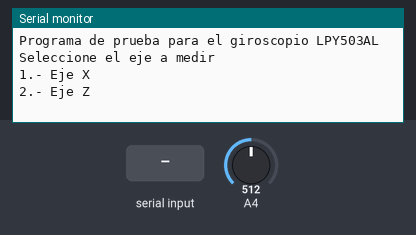
The sketch below on a simulated Arduino Uno, built with avr-gcc and run on an emulated ATmega328P. Parts: the last lines printed to the serial monitor. Inputs (shaded band) come from the test bench; at power-on: A4 = 512.

Above: at 1.2 s.
1.3 s: "1" received over Serial
At 1.51 s:
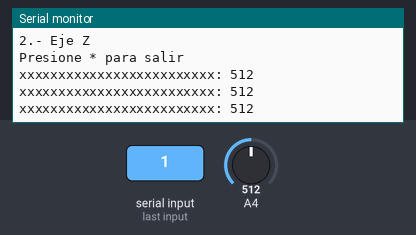
2.8 s: A4 set to 716
At 2.81 s:
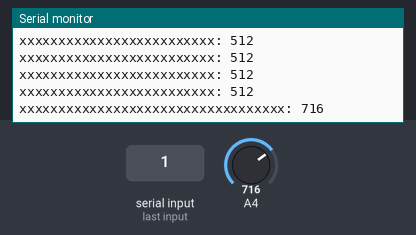
4.7 s: A4 set to 900
At 4.73 s:
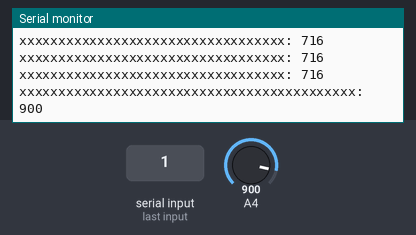
6.6 s: A4 set to 1023
At 6.64 s:
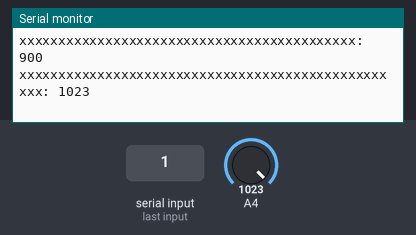
8.5 s: A4 set to 511
At 8.55 s:
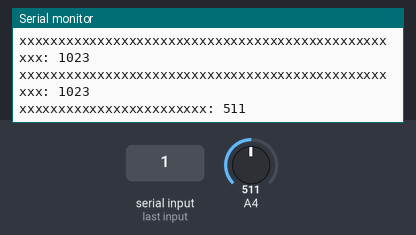
10.4 s: A4 set to 306
At 10.46 s:
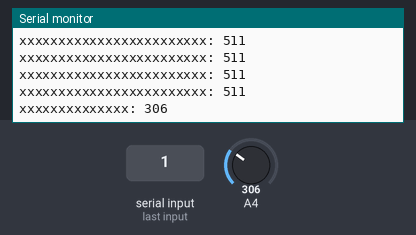

Measured:
- after the input at 1.3 s, the serial monitor: prints a new line at once (image 1)
- after the input at 2.8 s, the serial monitor: prints a new line at once (image 2)
- after the input at 4.7 s, the serial monitor: prints a new line at once (image 3)
- after the input at 6.6 s, the serial monitor: prints a new line at once (image 4)
- after the input at 8.5 s, the serial monitor: prints a new line after 0.05 s (image 5)
- after the input at 10.4 s, the serial monitor: prints a new line after 0.06 s (image 6)

The sketch:

LPY503AL_graph.ino
```cpp
/******************************************************************
** Código creado en Electrónica 5Hz                              **
** www.5hz-electronica.com                                       **
** Por: Baruc                                                    **
**                                                               **
** Descripción del código:                                       **
**                                                               **
** Ejemplo para el Giroscopio LPY503AL                           **
**                                                               **
*******************************************************************
Conexiones:
UNO   LPY503AL

3.3V  VCC
GND   GND
A3    Vref
A4    X x4
A5    Z x4

*/

const int Vref = A3;
const int ejeX = A4;
const int ejeZ = A5;

void setup()
{
  Serial.begin(9600);
  Serial.println("Programa de prueba para el giroscopio LPY503AL");
  menu();
  pinMode(A3, INPUT);
  pinMode(A4, INPUT);
  pinMode(A5, INPUT);
}

void loop()
{
  if(Serial.available())
  {
    switch(Serial.read())
    {
      case '1':
      Serial.println("Presione * para salir");
      do
      {
        printGraph(analogRead(A4), 50, 0, 1023, 'x');
        delay(100);
      }while(Serial.read() != '*');
      break;
      case '2':
      Serial.println("Presione * para salir");
      do
      {
        printGraph(analogRead(A5), 50, 0, 1023, 'z');
        delay(100);
      }while(Serial.read() != '*');
      break;
      default:
      Serial.println("no existe esa opción, nigga");
      break;
    }
    menu();
  }
}

void printGraph(int value, int maxChars, int minVal, int maxVal, char charToPrnt)
{
  int mappedVal = map(value, minVal, maxVal, 0, maxChars);
  for(int count = 0; count < mappedVal; count++)
  {
    Serial.print(charToPrnt);
  }
  Serial.print(": ");
  Serial.println(value);
}

void menu()
{
  Serial.println("Seleccione el eje a medir");
  Serial.println("1.- Eje X");
  Serial.println("2.- Eje Z");
}
```
